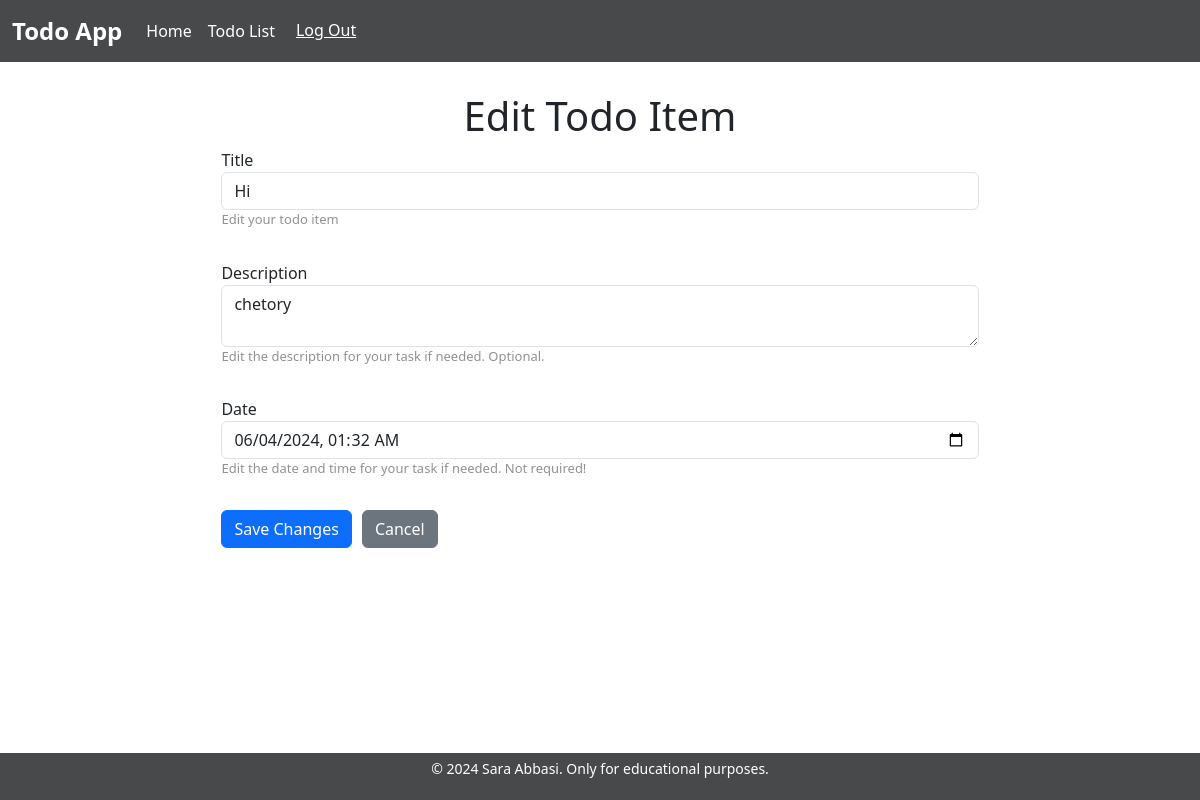
Screenshot of /35/edit/ (signed in) with the database file from the repository.
### todo_app/models.py (models this page shows, shortened)
class TodoItem(models.Model):
    title = models.CharField(max_length=200)
    description = models.TextField(blank=True)
    checked = models.BooleanField(default=False)
    owner = models.ForeignKey(User, on_delete=models.CASCADE, null=True)
    date = models.DateTimeField(blank=True, null=True)

### todo_app/views.py (the view)
# urls.py: path('<int:id>/edit/', edit_todo_item, name='todo_item_edit'),
@login_required(login_url='/accounts/login')
def edit_todo_item(request, id):
    todo_item = get_object_or_404(TodoItem, id=id, owner=request.user)
    if request.method == 'POST':
        form = TodoItemForm(request.POST, instance=todo_item)
        if form.is_valid():
            form.save()
            return redirect('todo_app:todo_list')
    else:
        form = TodoItemForm(instance=todo_item)
    return render(request, 'todo_app/edit_todo_item.html', {'form': form})

### todo_app/forms.py (shortened to what this page needs)
class TodoItemForm(forms.ModelForm):
    class Meta:
        model = TodoItem
        fields = ['title', 'description', 'checked', 'date']

### todo_app/templates/todo_app/edit_todo_item.html (shortened to what this page needs)
{% extends 'base.html' %}
{% block content %}
<div class="container edit-form-container">
    <h1>Edit Todo Item</h1>
    <form class="edit-todo-form" method="POST">
        <div class='input-container'>
            <label for="id_title">{{ form.title.label }}</label>
            <input class="form-control" type="text" name="title" value="{{ form.instance.title }}" required id="id_title">
            <p class='helper-text'>Edit your todo item</p>
        </div>
        <div class='input-container'>
            <label for="id_description">{{ form.description.label }}</label>
            <textarea class="form-control" name="description" id="id_description">{{ form.instance.description }}</textarea>
            <p class='helper-text'>Edit the description for your task if needed. Optional.</p>
        </div>
        <div class='input-container'>
            <label for="id_date">{{ form.date.label }}</label>
            <input class="form-control" type="datetime-local" name="date" value="{% if form.instance.date %}{{ form.instance.date|date:'Y-m-d\TH:i' }}{% endif %}" id="id_date">
            <p class='helper-text'>Edit the date and time for your task if needed. Not required!</p>
        </div>
        <button class='btn btn-primary' type="submit">Save Changes</button>
        <a href="{% url 'todo_app:todo_list' %}" class="btn btn-secondary">Cancel</a>
    </form>
</div>
{% endblock %}

### static/todo_app/styles.css (style rules this page uses)
.input-container { display: flex; flex-direction: column; width: 100%; margin-bottom: 15px; }
.helper-text { font-size: 13px; color: #919191; }
.edit-form-container { display: flex; flex-direction: column; justify-content: center; align-items: center; min-width: 300px; width: 70%; padding-top: 30px; }
.edit-todo-form { display: flex; flex-wrap: wrap; }
.edit-todo-form button { margin-right: 10px; }

### rows the page displays
TodoItem: title "Hi", description "chetory", date "06/04/2024 01:32"
